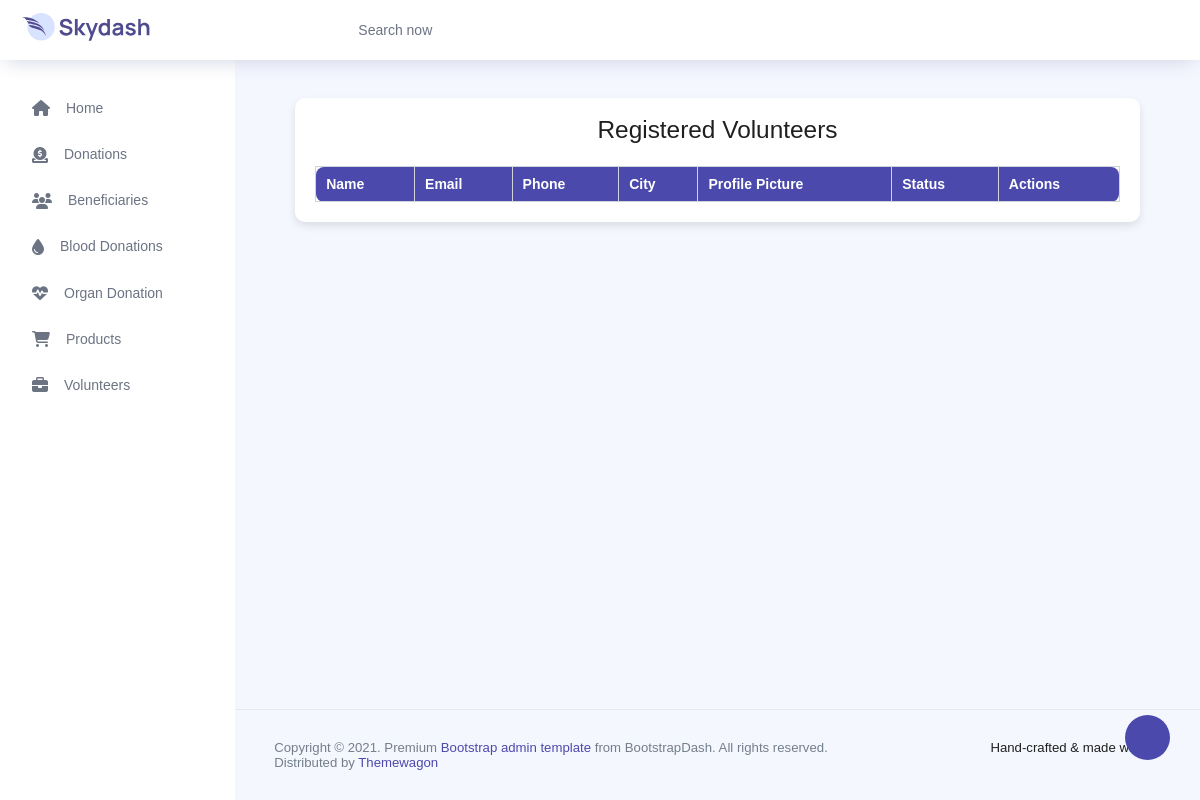
/donation/volunteer_approval/, run on an earlier commit of the app's database.
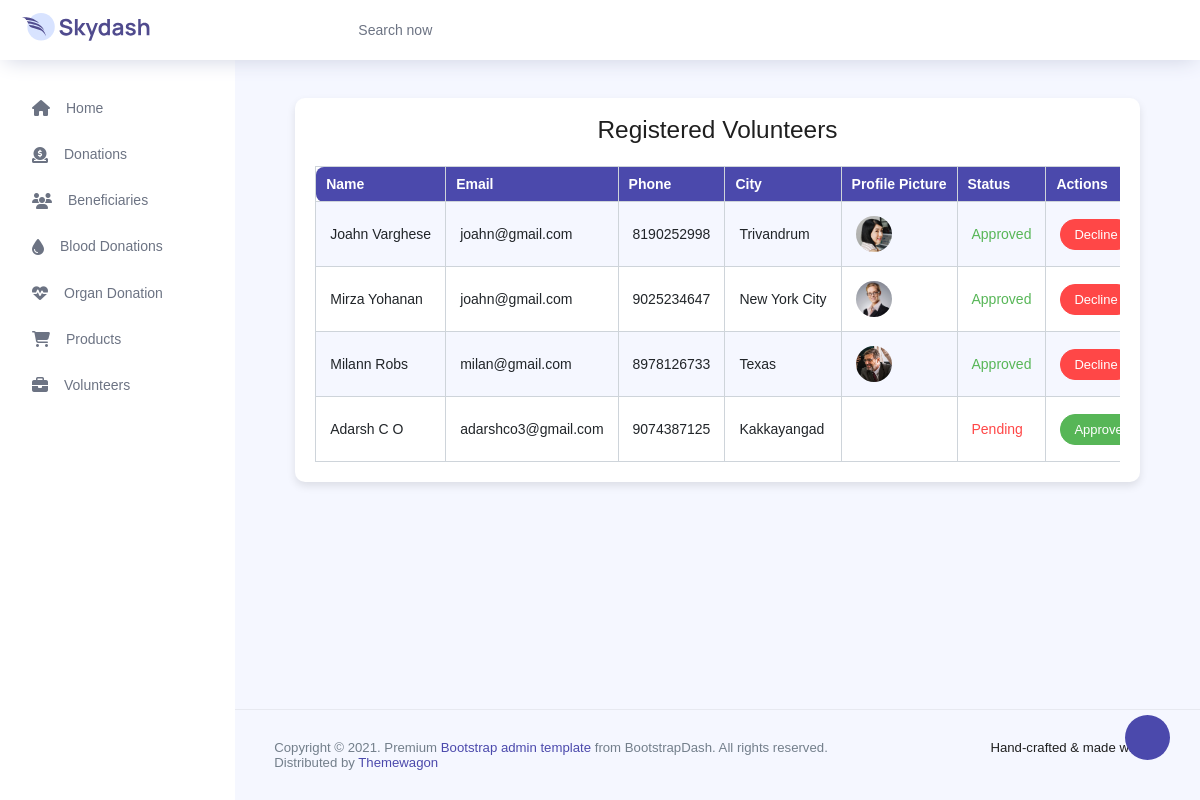
And on a later commit of the database.
### frontendapp/models.py (models this page shows, shortened)
class Volunteer(models.Model):
    name = models.CharField(max_length=100)
    email = models.EmailField()
    address = models.TextField()
    city = models.CharField(max_length=50)
    phone = models.CharField(max_length=10)
    profile_pic = models.ImageField(upload_to='volunteer_pics/', blank=True, null=True)
    is_approved = models.BooleanField(default=False)  # New field

### backendapp/views.py (the view)
# urls.py: path("volunteer_approval/", views.volunteer_approval, name="volunteer_approval"),
def volunteer_approval(req):
    volunteers = Volunteer.objects.all()
    return render(req,"volunteer_approval.html",{'volunteers':volunteers})

### backendapp/templates/volunteer_approval.html (shortened to what this page needs)
{% extends 'index.html' %}
{% block content %}
{% load static %}
<div class="card-container">
    <div class="card">
        <h3 class="text-center mb-4">Registered Volunteers</h3>
        <div class="table-container">
            <table id="volunteerTable" class="table table-striped table-bordered display expandable-table">
                <thead>
                    <tr>
                        <th>Name</th>
                        <th>Email</th>
                        <th>Phone</th>
                        <th>City</th>
                        <th>Profile Picture</th>
                        <th>Status</th>
                        <th>Actions</th>
                    </tr>
                </thead>
                <tbody>
                    {% for volunteer in volunteers %}
                    <tr>
                        <td>{{ volunteer.name }}</td>
                        <td>{{ volunteer.email }}</td>
                        <td>{{ volunteer.phone }}</td>
                        <td>{{ volunteer.city }}</td>
                        <td>
                            {% if volunteer.profile_pic %}
                                <img src="{{ volunteer.profile_pic.url }}" alt="Profile Picture" width="50" height="50" style="border-radius:50%;">
                            {% else %}
                                No Image
                            {% endif %}
                        </td>
 <td>
                {% if volunteer.is_approved %}
                    <span class="text-success">Approved</span>
                {% else %}
                    <span class="text-danger">Pending</span>
                {% endif %}
            </td>
           <td>
    {% if volunteer.is_approved %}
        <a href="{% url 'decline_volunteer' volunteer.id %}" class="btn btn-danger btn-sm">Decline</a>
    {% else %}
        <a href="{% url 'approve_volunteer' volunteer.id %}" class="btn btn-success btn-sm">Approve</a>
    {% endif %}
</td>
                    </tr>
                    {% endfor %}
                </tbody>
            </table>
        </div>
    </div>
</div>
{% endblock %}

What changed in the data, as far as the page shows it:
added Volunteer: name "Joahn Varghese", email "joahn@gmail.com", phone "8190252998", city "Trivandrum", profile_pic (picture), is_approved "Approved"
added Volunteer: name "Mirza Yohanan", email "joahn@gmail.com", phone "9025234647", city "New York City", profile_pic (picture), is_approved "Approved"
added Volunteer: name "Milann Robs", email "milan@gmail.com", phone "8978126733", city "Texas", profile_pic (picture), is_approved "Approved"
added Volunteer: name "Adarsh C O", email "adarshco3@gmail.com", phone "9074387125", city "Kakkayangad", profile_pic (picture), is_approved "Pending"
